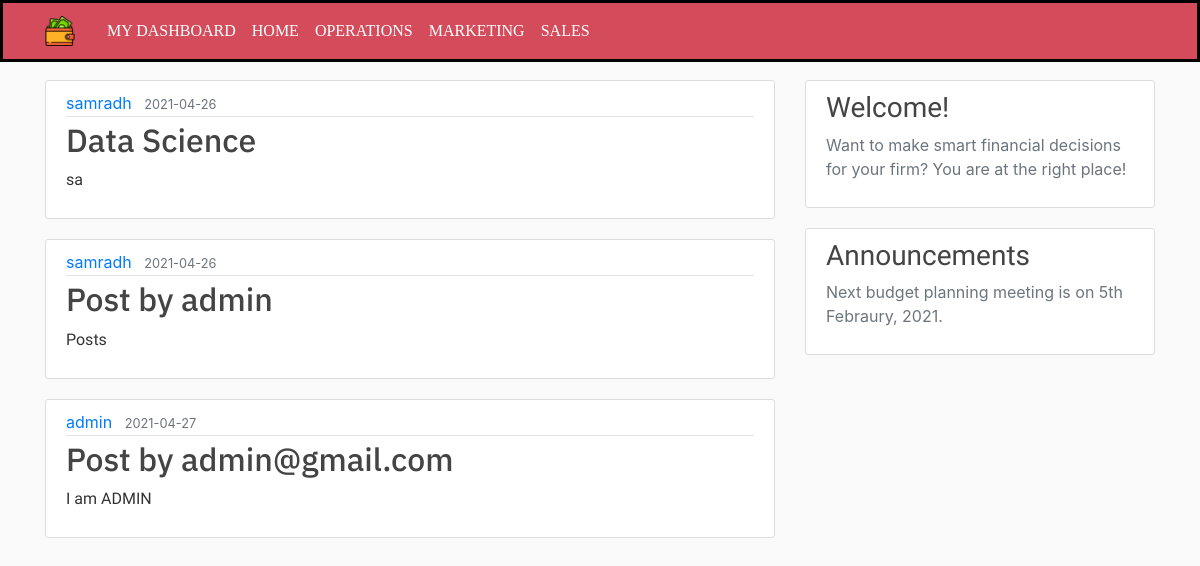
The app's page /home (signed in) with its own data.
### budgetapp/models.py (models this page shows, shortened)
class Post(db.Model):
    id = db.Column(db.Integer, primary_key=True)
    title = db.Column(db.String(100), nullable=False)
    date_posted = db.Column(db.DateTime, nullable=False, default=datetime.utcnow)
    department = db.Column(db.Text, nullable=False)
    content = db.Column(db.Text, nullable=False)
    user_id = db.Column(db.Text, db.ForeignKey('user.id'), nullable=False)

class User(db.Model, UserMixin):
    id = db.Column(db.Integer, primary_key=True)
    username = db.Column(db.String(20), unique=True, nullable=False)
    email = db.Column(db.String(120), unique=True, nullable=False)
    department = db.Column(db.String(12), nullable=False)
    password = db.Column(db.String(60), nullable=False)
    posts = db.relationship('Post', backref='author')

### budgetapp/routes.py (the view)
@app.route("/home")
@login_required
def home():
    posts = Post.query.filter_by(department='Admin')
    return render_template('home.html', posts=posts)

### budgetapp/models.py (called while the page is built)
@login_manager.user_loader
def load_user(user_id):
    return User.query.get(int(user_id))

### budgetapp/templates/home.html (shortened to what this page needs)
{% extends 'layouts.html'%}
    {% block content%}
        {% for post in posts%}
        <article class="media content-section">
          <div class="media-body">
            <div class="article-metadata">
              <a class="mr-2" href="#">{{ post.author.username }}</a>
              <small class="text-muted">{{ post.date_posted.strftime('%Y-%m-%d') }}</small>
            </div>
            <h2><a class="article-title" style="font-family: 'IBM Plex Sans', sans-serif;">{{ post.title }}</a></h2>
            <p class="article-content" style="font-family: 'ABeeZee', sans-serif;">{{ post.content }}</p>
          </div>
        </article>
    {% endfor %}
    {% endblock content%}

### budgetapp/templates/layouts.html (shortened to what this page needs)
<!DOCTYPE html>
<html lang="en">
<head>
    <link rel="stylesheet" href="https://maxcdn.bootstrapcdn.com/bootstrap/4.0.0/css/bootstrap.min.css">
<link rel='stylesheet' href='https://cdn-uicons.flaticon.com/uicons-regular-rounded/css/uicons-regular-rounded.css'>
<link rel='stylesheet' href='https://cdn-uicons.flaticon.com/uicons-bold-rounded/css/uicons-bold-rounded.css'>
    <link rel="stylesheet" type="text/css" href="{{ url_for('static', filename='main.css') }}?version=51">
</head>
<body>
    <header class="site-header">
        <nav class="navbar navbar-expand-md navbar-dark bg-steel fixed-top">
          <div class="container">
            <a class="navbar-brand mr-4" href="/">
                <img src={{ url_for('static', filename='purse.png') }} width="30" height="30" class="d-inline-block align-top" alt="">
            </a>
            <div class="collapse navbar-collapse" id="navbarToggle">
              <div class="navbar-nav mr-auto">
                {% if current_user.is_authenticated %}
                    <a class="nav-item nav-link" href="{{ url_for('dashboard') }}">MY DASHBOARD</a>
                    <a class="nav-item nav-link" href="{{ url_for('home') }}">HOME</a>
                      <a class="nav-item nav-link" href="{{ url_for('operations') }}">OPERATIONS</a>
                     <a class="nav-item nav-link" href="{{ url_for('marketing') }}">MARKETING</a>
                    <a class="nav-item nav-link" href="{{ url_for('sales') }}">SALES</a>
                {% endif %}
              </div>
              <div class="navbar-nav">
                {% if current_user.is_authenticated %}
                  <a class="nav-item nav-link" href="{{ url_for('account') }}"></a>
                  <a class="nav-item nav-link" href="{{ url_for('logout') }}"></a>
                {% endif %}
              </div>
            </div>
          </div>
        </nav>
      </header>
      <main role="main" class="container">
        <div class="row">
          <div class="col-md-8">
            {% block content %}{% endblock %}
          </div>
          <div  class="col-md-4">
            <div class="content-section">
              <h3 style="font-family: 'El Messiri', sans-serif;">Welcome!</h3>
              <p class='text-muted'>Want to make smart financial decisions for your firm? You are at the right place!</p>
            </div>
            <div class="content-section">
              <h3 style="font-family: 'El Messiri', sans-serif;">Announcements</h3>
              <p class='text-muted'>Next budget planning meeting is on 5th Febraury, 2021.
              </p>
            </div>
          </div>
        </div>
      </main>
  </body>
</body>
</html>

### budgetapp/static/main.css (style rules this page uses)
body { background: #fafafa; color: #333333; margin-top: 5rem; }
h1, h2, h3, h4, h5, h6 { color: #444444; }
.bg-steel { background-color: #D44C5B; border-style: solid; border-color: black; }
.site-header .navbar-nav .nav-link { font-family: 'Bree Serif', serif; color: white; }
.content-section { background: #ffffff; padding: 10px 20px; border: 1px solid #dddddd; border-radius: 3px; margin-bottom: 20px; }
.article-title { color: #444444; }
.article-content { white-space: pre-line; }
.article-metadata { padding-bottom: 1px; margin-bottom: 4px; border-bottom: 1px solid #e3e3e3 }

### records on screen
Post: author.username "samradh", date_posted "2021-04-26", title "Data Science", content "sa"
Post: author.username "samradh", date_posted "2021-04-26", title "Post by admin", content "Posts"
Post: author.username "admin", date_posted "2021-04-27", title "Post by admin@gmail.com", content "I am ADMIN"
